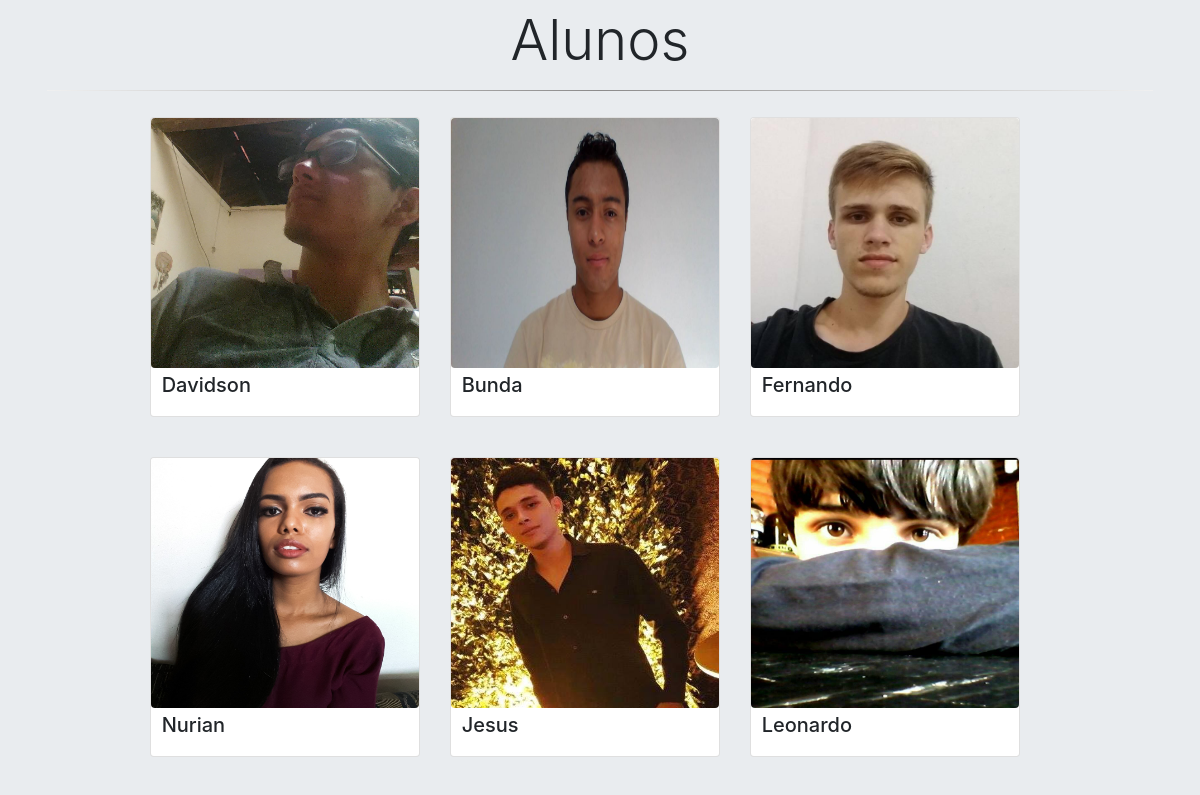
The page /view/viewIntegrantesUser.php (middle part) on the database as committed earlier.
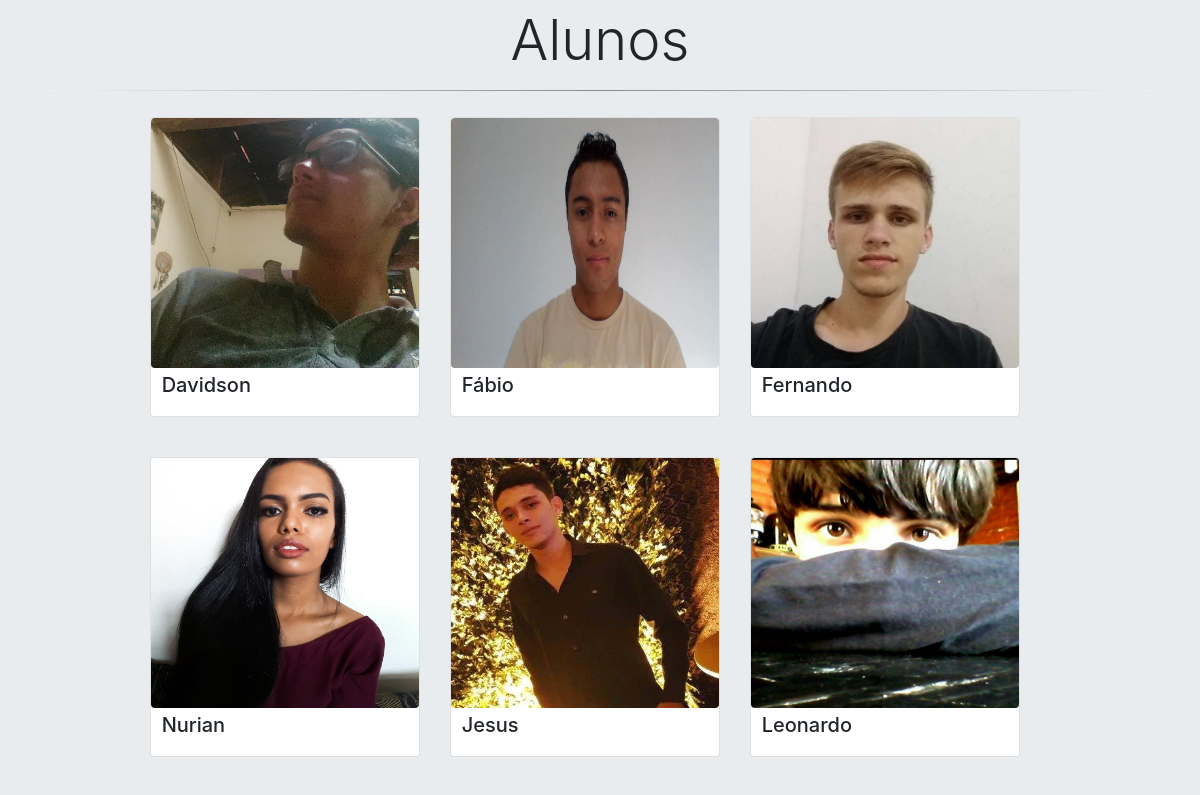
The same page on the database as committed later.
### tables this page shows
CREATE TABLE IF NOT EXISTS `integrantes` (
  `codIntegrante` int(100) NOT NULL AUTO_INCREMENT,
  `nomeIntegrante` varchar(100) NOT NULL,
  `emailIntegrante` varchar(100) DEFAULT NULL,
  `cpfIntegrante` varchar(20) NOT NULL,
  `dataInicioIntegrante` date NOT NULL,
  `dataFimIntegrante` date DEFAULT NULL,
  `situacaoIntegrante` varchar(20) NOT NULL,
  `fotoIntegrante` varchar(100) DEFAULT NULL,
  `socialIntegrante` varchar(100) DEFAULT NULL,
  `senhaIntegrante` varchar(40) NOT NULL,
  PRIMARY KEY (`codIntegrante`)
);

### dao/daoIntegrantes.php (called while the page is built, shortened)
<?php
class DaoIntegrantes
{
    private $conn;
    public function __construct()
    {
        $database = new Database();
        $db = $database->dbConnection();
        $this->conn = $db;
    }
    public function runQuery($sql)
    {
        $stmt = $this->conn->prepare($sql);
        return $stmt;
    }
}

### view/viewIntegrantesUser.php (the view, shortened to what this page needs)
<?php
require '../inc/global/head_start.php';
require '../inc/global/config.php';
require_once("../dao/daoIntegrantes.php");
$integrantesDao = new DaoIntegrantes();
?>
<link rel="stylesheet" href="../assets/css/integrantes.css">
<?php
$stmtTutores = $integrantesDao->runQuery("SELECT * FROM integrantes i, tutores t WHERE i.codIntegrante = t.codIntegrante");
$stmtTutores->execute();
$stmtDiscentes = $integrantesDao->runQuery("SELECT * FROM integrantes i, discentes d WHERE i.codIntegrante = d.codIntegrante");
$stmtDiscentes->execute();
?>
        <?php
        $i = 1;
        while ($rowTutores = $stmtTutores->fetch(PDO::FETCH_ASSOC)) {
            $i++;
        }
        ?>
<div class="container" style="margin-top: 30px;">
    <h2 class="display-4" style="text-align: center;"> Alunos </h2>
    <hr ></hr>
    <div class="card-deck" style="width: 100%; justify-content: center; align-items: center;">
        <?php
        while ($rowDiscentes = $stmtDiscentes->fetch(PDO::FETCH_ASSOC)) {
            $newDateD = date('d/m/Y', strtotime($rowDiscentes['dataInicioIntegrante']));
            $midia = "../assets/media/integrantes/" . $rowDiscentes['fotoIntegrante'];
            if (($rowDiscentes['fotoIntegrante'] != '') && (file_exists($midia))) {
                $srcFotoD = $midia;
            } else {
                $srcFotoD = "../assets/media/integrantes/foto_1.jpg";
            }
            echo '
                <div class="card-integrante">
                    <div class="card borda card-foto" onclick="abreD(' . $i . ')">
                        <div id="fotoD' . $i . '">
                            <img class="card-img-top mx-auto rounded img-fluid d-block"  src="' . $srcFotoD . '">
                            <div style="margin-top:5px;">
                                <h5 class="card-title"> &nbsp ' . explode(' ', $rowDiscentes['nomeIntegrante'])[0] . ' </h5>
                            </div>
                        </div>
                        <div class="info container" id="conteudoD' . $i . '"  style="margin-top:70px;">
                            <h5 class="card-title">' . $rowDiscentes['nomeIntegrante'] . '</h5>
                            <p>
                                <i class="fa fa-address-card-o"></i>&nbsp ' . $rowDiscentes['emailIntegrante'] . '
                                <br />
                                <i class="fa fa-linkedin-square" aria-hidden="true" style="color: blue;"></i><a href="' . $rowDiscentes['socialIntegrante'] . '"> &nbsp Linkedin</a>
                                <br />
                                <i class="fa fa-handshake-o" aria-hidden="true"></i> &nbsp ' . $rowDiscentes['situacaoIntegrante'] . '
                                </p>
                            <p class="card-text">
                                <small class="text-muted">Ativo desde ' . $newDateD . '</small>
                            </p>
                        </div>
                    </div>
                </div>';
            $i++;
        }
        ?>
    </div>
</div>
<br> <br>
</div>
<?php
require '../inc/global/footer.php';
require '../inc/global/head_end.php';
?>

### inc/global/head_start.php (shortened to what this page needs)
<!DOCTYPE html>
<html lang="pt-br">
<head>
  <link href="../assets/css/plugins/bootstrap/bootstrap.min.css" rel="stylesheet">
  <link rel="stylesheet" href="../assets/css/plugins/bootstrap/bootstrap-theme.min.css">
</head>
<body>

### inc/global/config.php (shortened to what this page needs)
<?php
if (isset($_SESSION['adm_session'])){
    require '../inc/configs/administrador.php';
}
else{
    require '../inc/configs/usuario.php';
}
?>

### inc/configs/usuario.php (shortened to what this page needs)
<div class="jumbotron mobile">

### inc/global/footer.php (shortened to what this page needs)
<link rel="stylesheet" href="../assets/css/footer.css">

### inc/global/head_end.php (shortened to what this page needs)
</body>
</html>

### assets/css/integrantes.css (style rules this page uses)
body { overflow-y: hidden; }
hr { border: 0; height: 1px; background-image: -webkit-linear-gradient(left, #f0f0f0, #8c8b8b, #f0f0f0); background-image: -moz-linear-gradient(left, #f0f0f0, #8c8b8b, #f0f0f0); background-image: -ms-linear-gradient(left, #f0f0f0, #8c8b8b, #f0f0f0); background-image: -o-linear-gradient(left, #f0f0f0, #8c8b8b, #f0f0f0); }
.mobile { height: 100%; margin-right: 0px; margin-bottom: 0px; margin-left: 0px; margin-top: 0px; width: 100%; padding-bottom: 0px; }
.card-integrante { width: 300px; float: left; margin-bottom:30px; }
.card-foto { height:300px; margin-top: 10px; }
.card-foto img { height:250px; }

### inc/global/head_start.php (style rules this page uses)
body { overflow-x: hidden; overflow-y: hidden; margin:0; height: 100%; background-color: #e9ecef; }

Rows that differ between the two databases and show on the page:
changed integrantes: nomeIntegrante "Bunda" → "Fábio"
